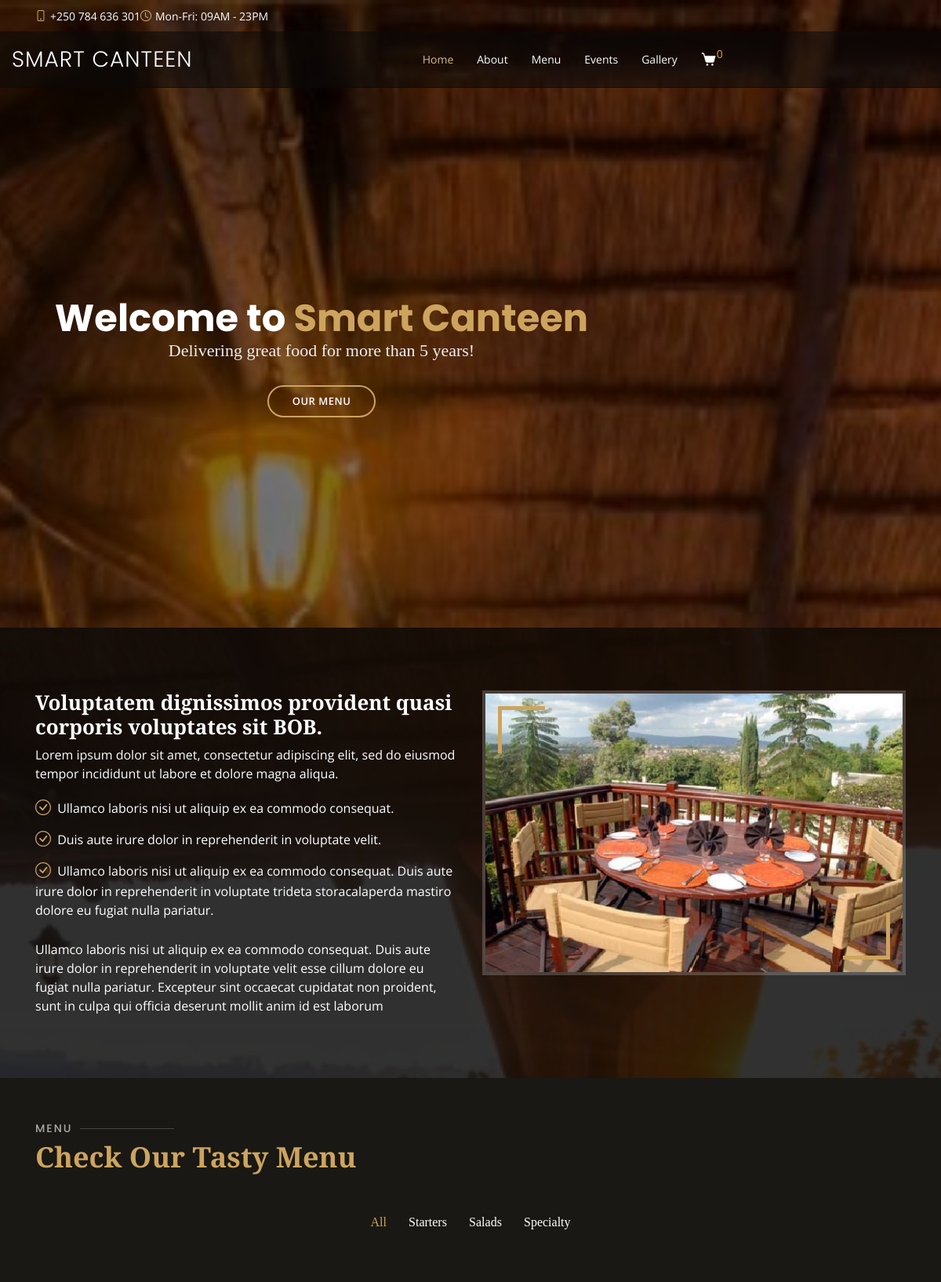
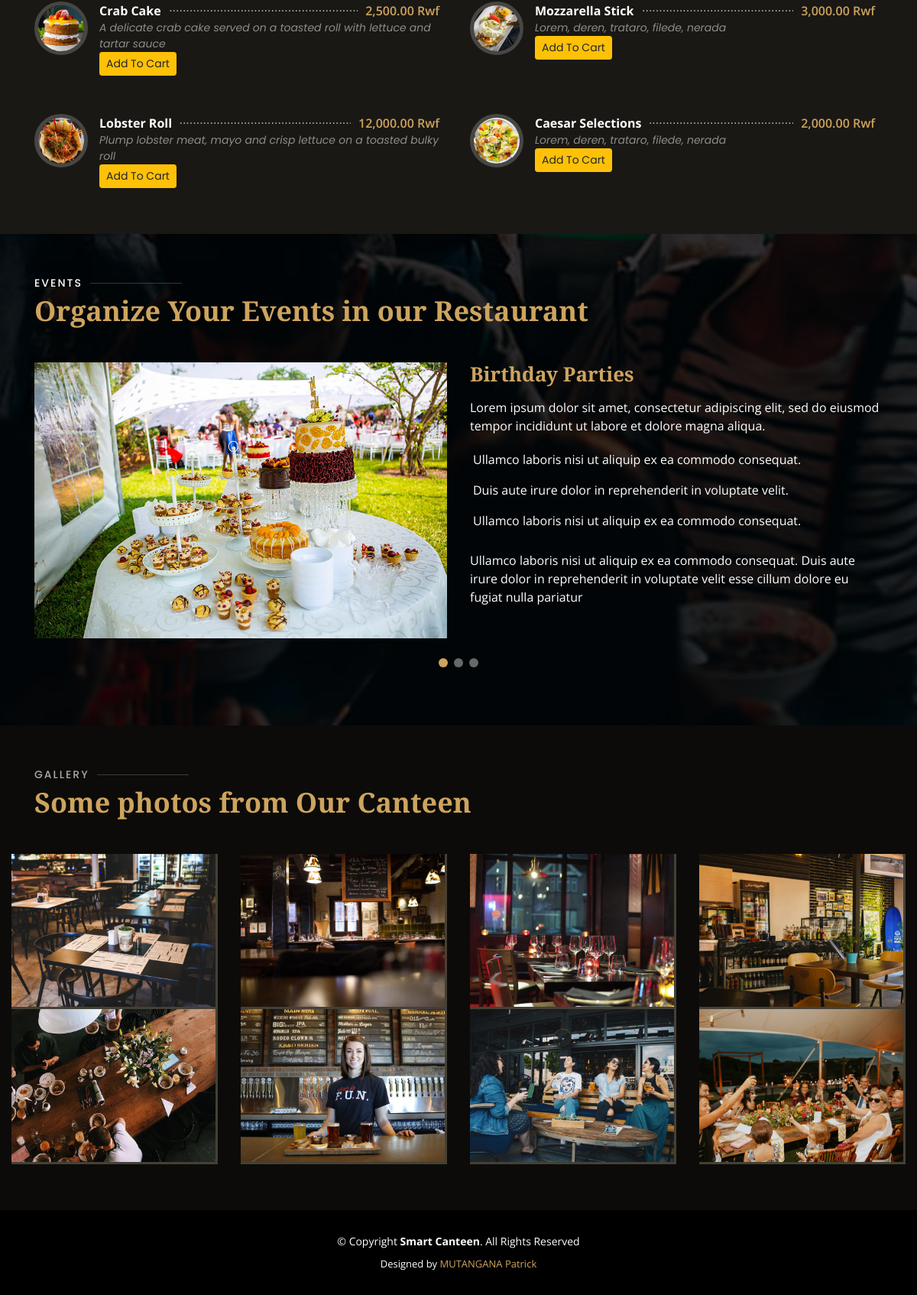
The page / on the database its author committed (2 pictures, top to bottom).
### tables this page shows
CREATE TABLE `products` (
  `pid` int(11) NOT NULL,
  `category` varchar(15) NOT NULL,
  `pname` varchar(26) NOT NULL,
  `price` int(11) NOT NULL,
  `comment` varchar(100) NOT NULL,
  `photo` varchar(255) NOT NULL
);

### index.php (the view, shortened to what this page needs)
<?php
include 'assets/header.php';
?>
  <section id="hero" class="d-flex align-items-center">
    <div class="container position-relative text-center text-lg-start" data-aos="zoom-in" data-aos-delay="100">
      <div class="row">
        <div class="col-lg-8">
          <h1>Welcome to <span>Smart Canteen</span></h1>
          <h2>Delivering great food for more than 5 years!</h2>
          <div class="btns">
            <a href="#menu" class="btn-menu animated fadeInUp scrollto">Our Menu</a>
          </div>
        </div>
      </div>
    </div>
  </section>
  <main id="main">
    <section id="about" class="about">
      <div class="container" data-aos="fade-up">
        <div class="row">
         <div class="col-lg-6 order-1 order-lg-2" data-aos="zoom-in" data-aos-delay="100">
            <div class="about-img">
              <img src="assets/img/bghero.jpg" width="100%">
            </div>
          </div>
          <div class="col-lg-6 pt-4 pt-lg-0 order-2 order-lg-1 content">
            <h3>Voluptatem dignissimos provident quasi corporis voluptates sit BOB.</h3>
            <p class="fst-italic">
              Lorem ipsum dolor sit amet, consectetur adipiscing elit, sed do eiusmod tempor incididunt ut labore et dolore
              magna aliqua.
            </p>
            <ul>
              <li><i class="bi bi-check-circle"></i> Ullamco laboris nisi ut aliquip ex ea commodo consequat.</li>
              <li><i class="bi bi-check-circle"></i> Duis aute irure dolor in reprehenderit in voluptate velit.</li>
              <li><i class="bi bi-check-circle"></i> Ullamco laboris nisi ut aliquip ex ea commodo consequat. Duis aute irure dolor in reprehenderit in voluptate trideta storacalaperda mastiro dolore eu fugiat nulla pariatur.</li>
            </ul>
            <p>
              Ullamco laboris nisi ut aliquip ex ea commodo consequat. Duis aute irure dolor in reprehenderit in voluptate
              velit esse cillum dolore eu fugiat nulla pariatur. Excepteur sint occaecat cupidatat non proident, sunt in
              culpa qui officia deserunt mollit anim id est laborum
            </p>
          </div>
        </div>
      </div>
    </section>
    <section id="menu" class="menu section-bg">
      <div class="container" data-aos="fade-up">
        <div class="section-title">
          <h2>Menu</h2>
          <p>Check Our Tasty Menu</p>
        </div>
        <div class="row" data-aos="fade-up" data-aos-delay="100">
          <div class="col-lg-12 d-flex justify-content-center">
            <ul id="menu-flters">
              <li data-filter="*" class="filter-active">All</li>
              <li data-filter=".filter-starters">Starters</li>
              <li data-filter=".filter-salads">Salads</li>
              <li data-filter=".filter-specialty">Specialty</li>
            </ul>
          </div>
        </div>
        <div class="row menu-container" data-aos="fade-up" data-aos-delay="200">
          <?php
          $sql = "SELECT * FROM products WHERE category='Starters' LIMIT 5";
          $result = $conn->query($sql);
          if ($result->num_rows > 0) {
              while ($rows = $result->fetch_assoc()) { ?>
            <div class="col-lg-6 menu-item filter-starters">
              <form action="addtocart.php" method="POST">
                <img src="admin/product_images/<?= $rows['photo']; ?>" class="menu-img" alt="">
                <div class="menu-content">
                  <a href="product-details.php?pid=<?= $rows['pid']; ?>"><?= $rows['pname']; ?></a><span><?= number_format($rows['price'],2); ?>&nbsp;Rwf</span>
                </div>
                <div class="menu-ingredients">
                <?= $rows['comment']; ?> <br>
                <button type="submit" name="add_to_cart" class="btn btn-warning btn-sm">Add To Cart</button>
                </div>
             </form>
            </div>
          <?php
              }
            }
            ?>
        <?php
          $sql = "SELECT * FROM products WHERE category='Specialty' LIMIT 4";
          $result = $conn->query($sql);
          if ($result->num_rows > 0) {
              while ($rows = $result->fetch_assoc()) { ?>
          <div class="col-lg-6 menu-item filter-specialty">
            <form action="addtocart.php" method="POST">
                <img src="admin/product_images/<?= $rows['photo']; ?>" class="menu-img" alt="">
                <div class="menu-content">
                  <a href="product-details.php?pid=<?= $rows['pid']; ?>"><?= $rows['pname']; ?></a><span><?= number_format($rows['price'],2); ?>&nbsp;Rwf</span>
                </div>
                <div class="menu-ingredients">
                <?= $rows['comment']; ?> <br>
                <button type="submit" name="add_to_cart" class="btn btn-warning btn-sm">Add To Cart</button>
                </div>
             </form>
          </div>
          <?php
              }
            }
          ?>
          <?php
          $sql = "SELECT * FROM products WHERE category='salads' LIMIT 5";
          $result = $conn->query($sql);
          if ($result->num_rows > 0) {
              while ($rows = $result->fetch_assoc()) { ?>
          <div class="col-lg-6 menu-item filter-salads">
            <form action="addtocart.php" method="POST">
                <img src="admin/product_images/<?= $rows['photo']; ?>" class="menu-img" alt="">
                <div class="menu-content">
                  <a href="product-details.php?pid=<?= $rows['pid']; ?>"><?= $rows['pname']; ?></a><span><?= number_format($rows['price'],2); ?>&nbsp;Rwf</span>
                </div>
                <div class="menu-ingredients">
                <?= $rows['comment']; ?> <br>
                <button type="submit" name="add_to_cart" class="btn btn-warning btn-sm">Add To Cart</button>
                </div>
             </form>
          </div>
          <?php
              }
            }
            ?>
        </div>
      </div>
    </section>
    <section id="events" class="events">
      <div class="container" data-aos="fade-up">
        <div class="section-title">
          <h2>Events</h2>
          <p>Organize Your Events in our Restaurant</p>
        </div>
        <div class="events-slider swiper" data-aos="fade-up" data-aos-delay="100">
          <div class="swiper-wrapper">
            <div class="swiper-slide">
              <div class="row event-item">
                <div class="col-lg-6">
                  <img src="assets/img/event-birthday.jpg" class="img-fluid" alt="">
                </div>
                <div class="col-lg-6 pt-4 pt-lg-0 content">
                  <h3>Birthday Parties</h3>
                  <p class="fst-italic">
                    Lorem ipsum dolor sit amet, consectetur adipiscing elit, sed do eiusmod tempor incididunt ut labore et dolore
                    magna aliqua.
                  </p>
                  <ul>
                    <li><i class="bi bi-check-circled"></i> Ullamco laboris nisi ut aliquip ex ea commodo consequat.</li>
                    <li><i class="bi bi-check-circled"></i> Duis aute irure dolor in reprehenderit in voluptate velit.</li>
                    <li><i class="bi bi-check-circled"></i> Ullamco laboris nisi ut aliquip ex ea commodo consequat.</li>
                  </ul>
                  <p>
                    Ullamco laboris nisi ut aliquip ex ea commodo consequat. Duis aute irure dolor in reprehenderit in voluptate
                    velit esse cillum dolore eu fugiat nulla pariatur
                  </p>
                </div>
              </div>
            </div>
            <div class="swiper-slide">
              <div class="row event-item">
                <div class="col-lg-6">
                </div>
              </div>
            </div>
            <div class="swiper-slide">
              <div class="row event-item">
                <div class="col-lg-6 pt-4 pt-lg-0 content">
                </div>
              </div>
            </div>
          </div>
          <div class="swiper-pagination"></div>
        </div>
      </div>
    </section>
    <section id="gallery" class="gallery">
      <div class="container" data-aos="fade-up">
        <div class="section-title">
          <h2>Gallery</h2>
          <p>Some photos from Our Canteen</p>
        </div>
      </div>
      <div class="container-fluid" data-aos="fade-up" data-aos-delay="100">
        <div class="row g-0">
          <div class="col-lg-3 col-md-4">
            <div class="gallery-item">
              <a href="assets/img/gallery/gallery-1.jpg" class="gallery-lightbox" data-gall="gallery-item">
                <img src="assets/img/gallery/gallery-1.jpg" alt="" class="img-fluid">
              </a>
            </div>
          </div>
          <div class="col-lg-3 col-md-4">
            <div class="gallery-item">
              <a href="assets/img/gallery/gallery-2.jpg" class="gallery-lightbox" data-gall="gallery-item">
                <img src="assets/img/gallery/gallery-2.jpg" alt="" class="img-fluid">
              </a>
            </div>
          </div>
          <div class="col-lg-3 col-md-4">
            <div class="gallery-item">
              <a href="assets/img/gallery/gallery-3.jpg" class="gallery-lightbox" data-gall="gallery-item">
                <img src="assets/img/gallery/gallery-3.jpg" alt="" class="img-fluid">
              </a>
            </div>
          </div>
          <div class="col-lg-3 col-md-4">
            <div class="gallery-item">
              <a href="assets/img/gallery/gallery-4.jpg" class="gallery-lightbox" data-gall="gallery-item">
                <img src="assets/img/gallery/gallery-4.jpg" alt="" class="img-fluid">
              </a>
            </div>
          </div>
          <div class="col-lg-3 col-md-4">
            <div class="gallery-item">
              <a href="assets/img/gallery/gallery-5.jpg" class="gallery-lightbox" data-gall="gallery-item">
                <img src="assets/img/gallery/gallery-5.jpg" alt="" class="img-fluid">
              </a>
            </div>
          </div>
          <div class="col-lg-3 col-md-4">
            <div class="gallery-item">
              <a href="assets/img/gallery/gallery-6.jpg" class="gallery-lightbox" data-gall="gallery-item">
                <img src="assets/img/gallery/gallery-6.jpg" alt="" class="img-fluid">
              </a>
            </div>
          </div>
          <div class="col-lg-3 col-md-4">
            <div class="gallery-item">
              <a href="assets/img/gallery/gallery-7.jpg" class="gallery-lightbox" data-gall="gallery-item">
                <img src="assets/img/gallery/gallery-7.jpg" alt="" class="img-fluid">
              </a>
            </div>
          </div>
          <div class="col-lg-3 col-md-4">
            <div class="gallery-item">
              <a href="assets/img/gallery/gallery-8.jpg" class="gallery-lightbox" data-gall="gallery-item">
                <img src="assets/img/gallery/gallery-8.jpg" alt="" class="img-fluid">
              </a>
            </div>
          </div>
        </div>
      </div>
    </section>
  </main>
  <footer id="footer">
    <div class="container">
      <div class="copyright">
        &copy; Copyright <strong><span>Smart Canteen</span></strong>. All Rights Reserved
      </div>
      <div class="credits">
        Designed by <a href="#">MUTANGANA Patrick</a>
      </div>
    </div>
  </footer>
</body>
</html>

### assets/header.php (shortened to what this page needs)
<!DOCTYPE html>
<html lang="en">
<head>
  <link href="assets/vendor/animate.css/animate.min.css" rel="stylesheet">
  <link href="assets/vendor/aos/aos.css" rel="stylesheet">
  <link href="assets/vendor/bootstrap/css/bootstrap.min.css" rel="stylesheet">
  <link href="assets/vendor/bootstrap-icons/bootstrap-icons.css" rel="stylesheet">
  <link href="assets/vendor/boxicons/css/boxicons.min.css" rel="stylesheet">
  <link href="assets/vendor/glightbox/css/glightbox.min.css" rel="stylesheet">
  <link href="assets/vendor/swiper/swiper-bundle.min.css" rel="stylesheet">
  <link href="assets/css/style.css" rel="stylesheet">
</head>
<body>
  <div id="topbar" class="d-flex align-items-center fixed-top">
    <div class="container d-flex justify-content-center justify-content-md-between">
      <div class="contact-info d-flex align-items-center">
        <i class="bi bi-phone d-flex align-items-center"><span>+250 784 636 301</span></i>
        <i class="bi bi-clock d-flex align-items-center ms-4"><span> Mon-Fri: 09AM - 23PM</span></i>
      </div>
    </div>
  </div>
  <header id="header" class="fixed-top d-flex align-items-cente">
    <div class="container-fluid container-xl d-flex align-items-center justify-content-lg-between">
      <h1 class="logo me-auto me-lg-0"><a href="index.php">Smart Canteen</a></h1>
      <nav id="navbar" class="navbar order-last order-lg-0">
        <ul>
          <li><a class="nav-link scrollto active" href="#hero">Home</a></li>
          <li><a class="nav-link scrollto" href="#about">About</a></li>
          <li><a class="nav-link scrollto" href="#menu">Menu</a></li>
          <li><a class="nav-link scrollto" href="#events">Events</a></li>
          <li><a class="nav-link scrollto" href="#gallery">Gallery</a></li>
          <li><a class="nav-link " href="my_cart.php"><img src="crt.png" height="20" width="20"><span style="color:rgb(226, 171, 0); margin-top: -15px;">
            <?php
            $count = 0;
            echo $count;
            ?>
          </span></a></li>
        </ul>
      </nav>
    </div>
  </header>

### rows shown on the page
products: photo (picture), pname "Crab Cake", price "2,500.00", comment "A delicate crab cake served on a toasted roll with lettuce and tartar sauce"
products: photo (picture), pname "Mozzarella Stick", price "3,000.00", comment "Lorem, deren, trataro, filede, nerada"
products: photo (picture), pname "Lobster Roll", price "12,000.00", comment "Plump lobster meat, mayo and crisp lettuce on a toasted bulky roll"
products: photo (picture), pname "Caesar Selections", price "2,000.00", comment "Lorem, deren, trataro, filede, nerada"

### other values the page prints
$count "0"
